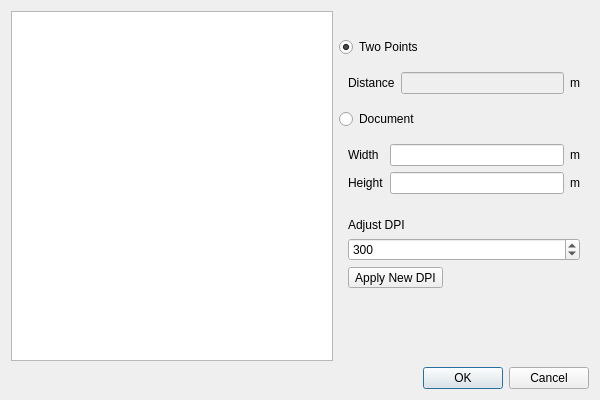
<?xml version="1.0" encoding="UTF-8"?>
<ui version="4.0">
 <class>SVImportPDFDialog</class>
 <widget class="QDialog" name="SVImportPDFDialog">
  <property name="geometry">
   <rect>
    <x>0</x>
    <y>0</y>
    <width>600</width>
    <height>400</height>
   </rect>
  </property>
  <property name="sizePolicy">
   <sizepolicy hsizetype="Expanding" vsizetype="Expanding">
    <horstretch>0</horstretch>
    <verstretch>0</verstretch>
   </sizepolicy>
  </property>
  <property name="windowTitle">
   <string>Dialog</string>
  </property>
  <layout class="QVBoxLayout" name="verticalLayout" stretch="1,0">
   <item>
    <layout class="QHBoxLayout" name="horizontalLayout" stretch="1,0">
     <item>
      <widget class="SVImportPDFDialogGraphicsView" name="graphicsView">
       <property name="verticalScrollBarPolicy">
        <enum>Qt::ScrollBarPolicy::ScrollBarAlwaysOff</enum>
       </property>
       <property name="horizontalScrollBarPolicy">
        <enum>Qt::ScrollBarPolicy::ScrollBarAlwaysOff</enum>
       </property>
      </widget>
     </item>
     <item>
      <layout class="QVBoxLayout" name="verticalLayoutSidebar" stretch="0,0,0,0,0,0,0,1">
       <item>
        <widget class="QtExt::BrowseFilenameWidget" name="widgetBrowseFilename" native="true">
         <property name="maximumSize">
          <size>
           <width>16777215</width>
           <height>16777215</height>
          </size>
         </property>
        </widget>
       </item>
       <item>
        <widget class="QLabel" name="labelInstructUser">
         <property name="minimumSize">
          <size>
           <width>250</width>
           <height>0</height>
          </size>
         </property>
         <property name="maximumSize">
          <size>
           <width>500</width>
           <height>16777215</height>
          </size>
         </property>
         <property name="text">
          <string/>
         </property>
         <property name="wordWrap">
          <bool>true</bool>
         </property>
        </widget>
       </item>
       <item>
        <widget class="QRadioButton" name="radioButtonTwoPoints">
         <property name="text">
          <string>Two Points</string>
         </property>
         <property name="checked">
          <bool>true</bool>
         </property>
        </widget>
       </item>
       <item>
        <widget class="QWidget" name="widgetTwoPoints" native="true">
         <property name="maximumSize">
          <size>
           <width>500</width>
           <height>16777215</height>
          </size>
         </property>
         <layout class="QGridLayout" name="gridLayout_2">
          <item row="0" column="2">
           <widget class="QtExt::ValidatingLineEdit" name="lineEditDistance">
            <property name="enabled">
             <bool>false</bool>
            </property>
           </widget>
          </item>
          <item row="0" column="1">
           <widget class="QLabel" name="labelDistance">
            <property name="text">
             <string>Distance</string>
            </property>
           </widget>
          </item>
          <item row="0" column="3">
           <widget class="QLabel" name="labelDistanceUnit">
            <property name="text">
             <string>m</string>
            </property>
           </widget>
          </item>
         </layout>
        </widget>
       </item>
       <item>
        <widget class="QRadioButton" name="radioButtonDocument">
         <property name="text">
          <string>Document</string>
         </property>
        </widget>
       </item>
       <item>
        <widget class="QWidget" name="widgetDocument" native="true">
         <property name="maximumSize">
          <size>
           <width>500</width>
           <height>16777215</height>
          </size>
         </property>
         <layout class="QGridLayout" name="gridLayout">
          <item row="3" column="1">
           <widget class="QtExt::ValidatingLineEdit" name="lineEditWidth">
            <property name="enabled">
             <bool>true</bool>
            </property>
            <property name="readOnly">
             <bool>false</bool>
            </property>
           </widget>
          </item>
          <item row="4" column="1">
           <widget class="QtExt::ValidatingLineEdit" name="lineEditHeight">
            <property name="enabled">
             <bool>true</bool>
            </property>
            <property name="readOnly">
             <bool>false</bool>
            </property>
           </widget>
          </item>
          <item row="3" column="3">
           <widget class="QLabel" name="labelWidthUnit">
            <property name="text">
             <string>m</string>
            </property>
           </widget>
          </item>
          <item row="4" column="3">
           <widget class="QLabel" name="labelUnitHeight">
            <property name="text">
             <string>m</string>
            </property>
           </widget>
          </item>
          <item row="3" column="0">
           <widget class="QLabel" name="labelWidth">
            <property name="text">
             <string>Width</string>
            </property>
           </widget>
          </item>
          <item row="4" column="0">
           <widget class="QLabel" name="labelHeight">
            <property name="text">
             <string>Height</string>
            </property>
           </widget>
          </item>
         </layout>
        </widget>
       </item>
       <item>
        <widget class="QWidget" name="widgetDPIAdjustable" native="true">
         <layout class="QVBoxLayout" name="verticalLayout_2">
          <item>
           <widget class="QLabel" name="labelDPIAdjustable">
            <property name="text">
             <string>Adjust DPI</string>
            </property>
           </widget>
          </item>
          <item>
           <widget class="QSpinBox" name="spinBoxDPI">
            <property name="minimum">
             <number>50</number>
            </property>
            <property name="maximum">
             <number>2000</number>
            </property>
            <property name="singleStep">
             <number>50</number>
            </property>
            <property name="value">
             <number>300</number>
            </property>
           </widget>
          </item>
          <item>
           <widget class="QToolButton" name="toolButtonApplyDpi">
            <property name="text">
             <string>Apply New DPI</string>
            </property>
           </widget>
          </item>
         </layout>
        </widget>
       </item>
       <item>
        <spacer name="verticalSpacer">
         <property name="orientation">
          <enum>Qt::Orientation::Vertical</enum>
         </property>
         <property name="sizeHint" stdset="0">
          <size>
           <width>20</width>
           <height>40</height>
          </size>
         </property>
        </spacer>
       </item>
      </layout>
     </item>
    </layout>
   </item>
   <item>
    <widget class="QDialogButtonBox" name="buttonBox">
     <property name="sizePolicy">
      <sizepolicy hsizetype="MinimumExpanding" vsizetype="Fixed">
       <horstretch>0</horstretch>
       <verstretch>0</verstretch>
      </sizepolicy>
     </property>
     <property name="orientation">
      <enum>Qt::Orientation::Horizontal</enum>
     </property>
     <property name="standardButtons">
      <set>QDialogButtonBox::StandardButton::Cancel|QDialogButtonBox::StandardButton::Ok</set>
     </property>
    </widget>
   </item>
  </layout>
 </widget>
 <customwidgets>
  <customwidget>
   <class>SVImportPDFDialogGraphicsView</class>
   <extends>QGraphicsView</extends>
   <header location="global">SVImportPDFDialogGraphicsView.h</header>
  </customwidget>
  <customwidget>
   <class>QtExt::ValidatingLineEdit</class>
   <extends>QLineEdit</extends>
   <header location="global">QtExt_ValidatingLineEdit.h</header>
   <slots>
    <signal>editingFinishedSuccessfully()</signal>
   </slots>
  </customwidget>
  <customwidget>
   <class>QtExt::BrowseFilenameWidget</class>
   <extends>QWidget</extends>
   <header>QtExt_BrowseFilenameWidget.h</header>
   <container>1</container>
  </customwidget>
 </customwidgets>
 <resources/>
 <connections>
  <connection>
   <sender>buttonBox</sender>
   <signal>accepted()</signal>
   <receiver>SVImportPDFDialog</receiver>
   <slot>accept()</slot>
   <hints>
    <hint type="sourcelabel">
     <x>248</x>
     <y>254</y>
    </hint>
    <hint type="destinationlabel">
     <x>157</x>
     <y>274</y>
    </hint>
   </hints>
  </connection>
  <connection>
   <sender>buttonBox</sender>
   <signal>rejected()</signal>
   <receiver>SVImportPDFDialog</receiver>
   <slot>reject()</slot>
   <hints>
    <hint type="sourcelabel">
     <x>316</x>
     <y>260</y>
    </hint>
    <hint type="destinationlabel">
     <x>286</x>
     <y>274</y>
    </hint>
   </hints>
  </connection>
 </connections>
</ui>
